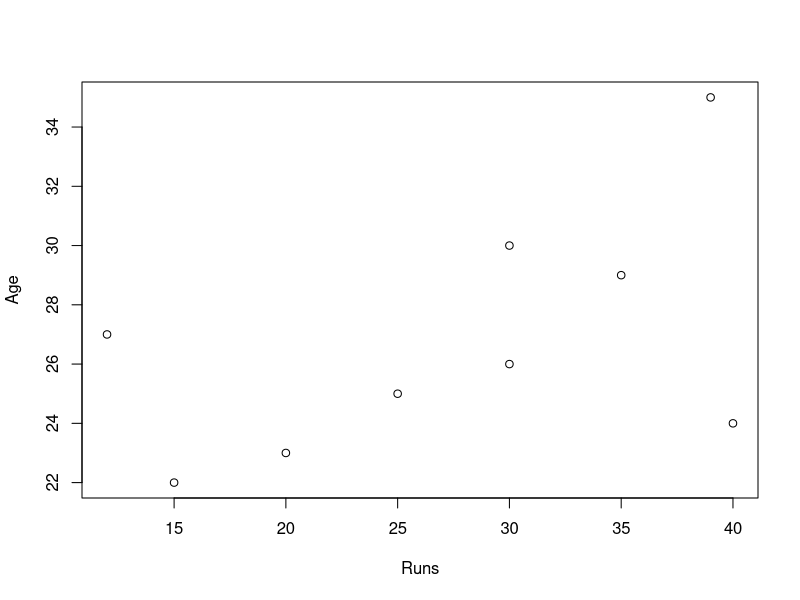
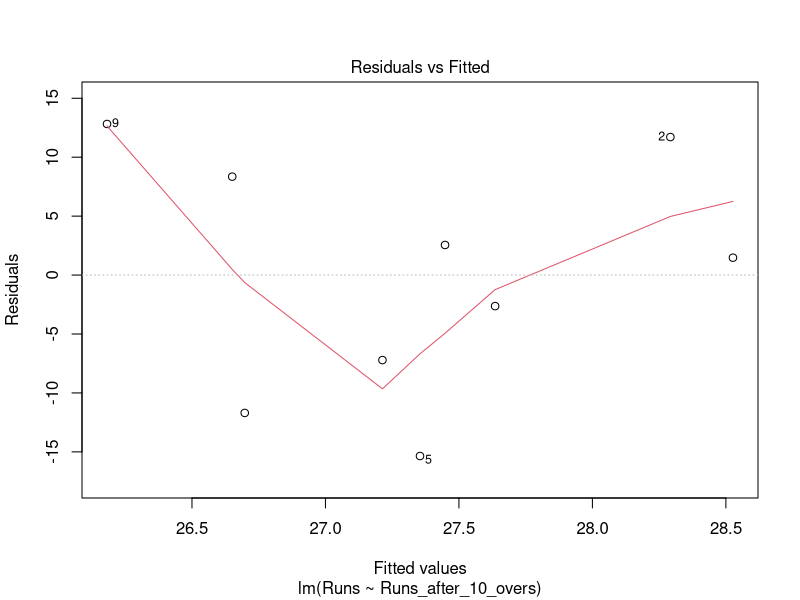
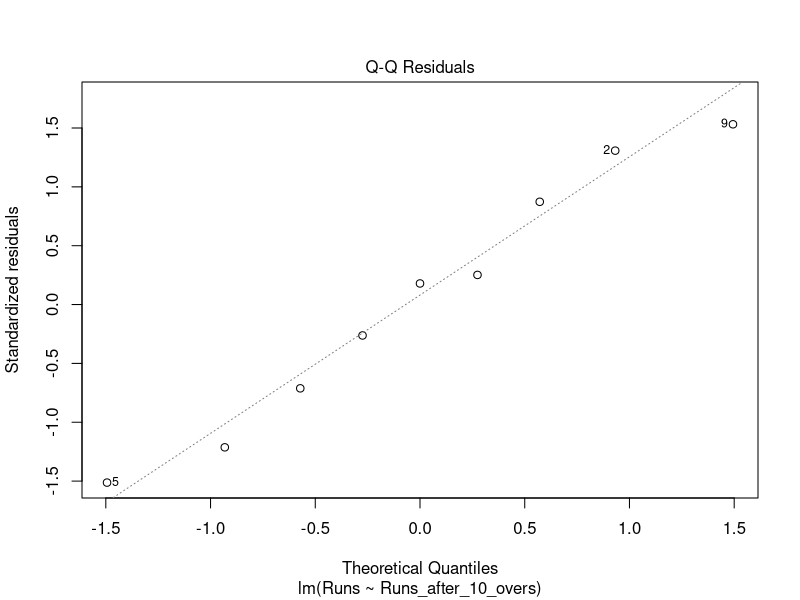
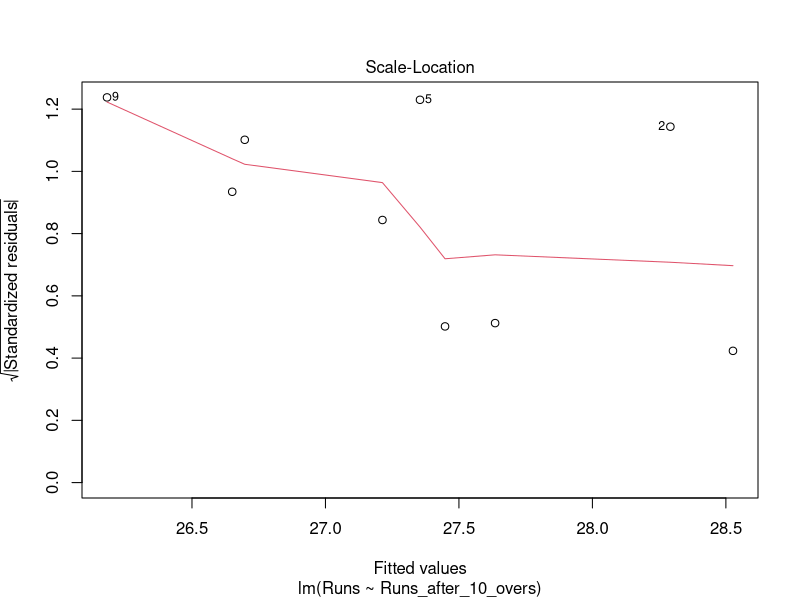
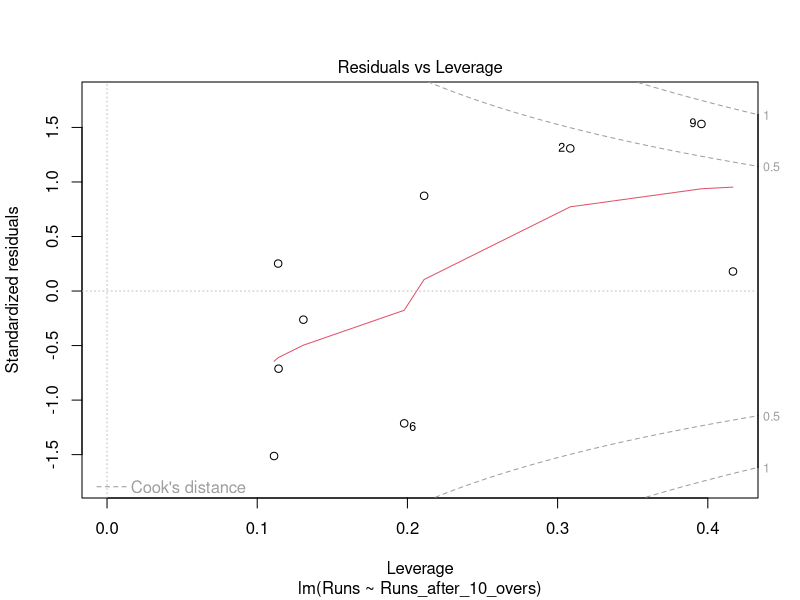
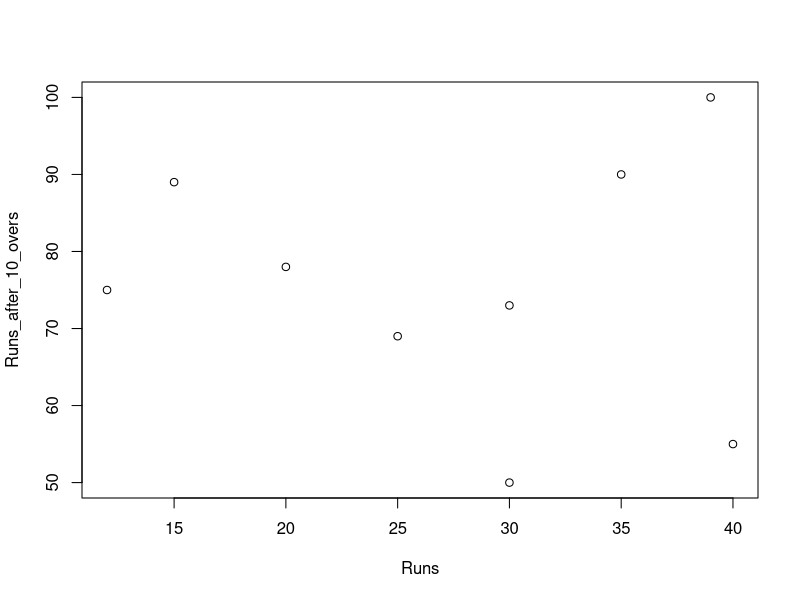

Source code (R) for these figures, in order:
View(Book1)
Runs <- c(30,40,25,30,12,15,20,35,39)
Age <- c(30,24,25,26,27,22,23,29,35)
Runs_after_10_overs <- c(50,55,69,73,75,89,78,90,100)
Reg <- lm(Runs~Age)
summary(Reg)
plot(Runs,Age)

#Case 2:
View(Book1)
Runs <- c(30,40,25,30,12,15,20,35,39)
Age <- c(30,24,25,26,27,22,23,29,35)
Runs_after_10_overs <- c(50,55,69,73,75,89,78,90,100)
Regr <- lm(Runs~Runs_after_10_overs)
summary(Regr)
View(Regr)
plot(Regr)
plot(Runs,Runs_after_10_overs)

